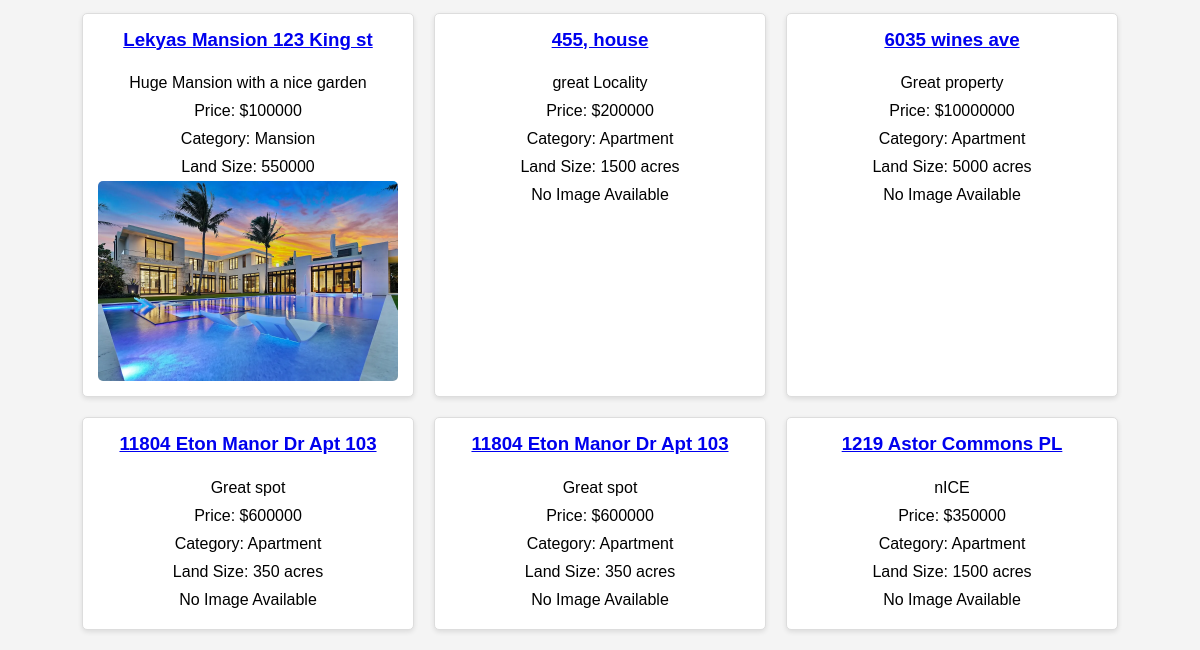
Page /home/ (lower part) on the earlier database version.
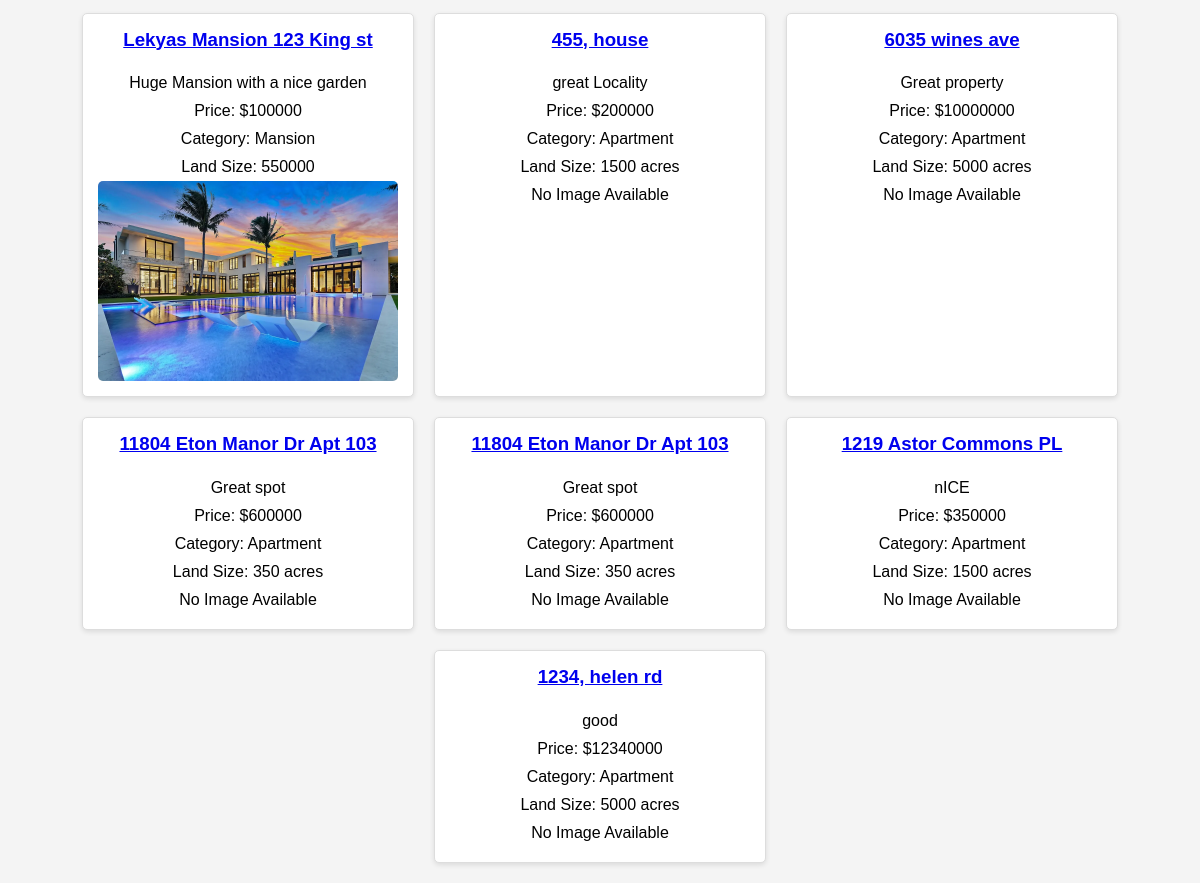
Same page on the later database version.
### core/models.py (models this page shows, shortened)
class Property(models.Model):
    property_purchaser = models.ForeignKey(PropertyPurchaser, on_delete=models.CASCADE)
    address = models.CharField(max_length=255)
    description = models.TextField()
    price = models.CharField(max_length=20)
    category = models.CharField(max_length=50)
    land_size = models.CharField(max_length=20)
    image = models.ImageField(upload_to='property_images/', null=True, blank=True)
    number_of_bedrooms = models.CharField(max_length=5, null=True, blank=True)
    number_of_bathrooms = models.CharField(max_length=5, null=True, blank=True)
    garage = models.CharField(max_length=5, null=True, blank=True)
    year_built = models.CharField(max_length=4, null=True, blank=True)
    zip_code = models.CharField(max_length=5, null=True, blank=True)  # Ensure zip code is 5 digits
    state = models.CharField(max_length=2, null=True, blank=True)  # State abbreviation

### core/views.py (the view)
# urls.py: path('home/', views.home, name='home'),
def home(request):
    if request.user.is_authenticated:
        if request.user.is_staff:
            return redirect('approve_users')  # Redirect staff to the user approval page
        query = request.GET.get('query', '')
    query = request.GET.get('query', '')
    if query:
        properties = Property.objects.filter(
            Q(description__icontains=query) |
            Q(address__icontains=query) |
            Q(category__icontains=query)
        )
    else:
        properties = Property.objects.all()
    user_role = request.user.user_role if request.user.is_authenticated else None
    return render(request, 'home.html', {
        'properties': properties,
        'user_role': user_role
    })

### core/templates/home.html (shortened to what this page needs)
{% extends 'base.html' %}
{% block content %}
<div class="property-list">
    {% for property in properties %}
        <div class="property">
            <h3><a href="{% url 'property_detail' property.id %}">{{ property.address }}</a></h3>
            <p>{{ property.description }}</p>
            <p>Price: ${{ property.price }}</p>
            <p>Category: {{ property.category }}</p>
            <p>Land Size: {{ property.land_size }}</p>
            {% if property.image %}
                <img src="{{ property.image.url }}" alt="Property Image">
            {% else %}
                <p>No Image Available</p>
            {% endif %}
        </div>
    {% endfor %}
</div>
{% endblock %}

Differences in the rows shown:
added Property: address "1234, helen rd", description "good", price "12340000", category "Apartment", land_size "5000 acres", image "No Image Available"
